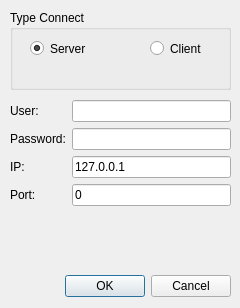
<?xml version="1.0" encoding="UTF-8"?>
<ui version="4.0">
 <class>ConnectedDialog</class>
 <widget class="QDialog" name="ConnectedDialog">
  <property name="geometry">
   <rect>
    <x>0</x>
    <y>0</y>
    <width>240</width>
    <height>308</height>
   </rect>
  </property>
  <property name="minimumSize">
   <size>
    <width>240</width>
    <height>308</height>
   </size>
  </property>
  <property name="maximumSize">
   <size>
    <width>240</width>
    <height>308</height>
   </size>
  </property>
  <property name="windowTitle">
   <string>Create connection</string>
  </property>
  <widget class="QDialogButtonBox" name="buttonBox">
   <property name="geometry">
    <rect>
     <x>10</x>
     <y>270</y>
     <width>221</width>
     <height>32</height>
    </rect>
   </property>
   <property name="orientation">
    <enum>Qt::Horizontal</enum>
   </property>
   <property name="standardButtons">
    <set>QDialogButtonBox::Cancel|QDialogButtonBox::Ok</set>
   </property>
  </widget>
  <widget class="QGroupBox" name="groupBox">
   <property name="geometry">
    <rect>
     <x>10</x>
     <y>10</y>
     <width>221</width>
     <height>80</height>
    </rect>
   </property>
   <property name="title">
    <string>Type Connect</string>
   </property>
   <widget class="QRadioButton" name="ServerButton">
    <property name="geometry">
     <rect>
      <x>20</x>
      <y>30</y>
      <width>82</width>
      <height>17</height>
     </rect>
    </property>
    <property name="text">
     <string>Server</string>
    </property>
    <property name="checked">
     <bool>true</bool>
    </property>
   </widget>
   <widget class="QRadioButton" name="ClientButton">
    <property name="geometry">
     <rect>
      <x>140</x>
      <y>30</y>
      <width>71</width>
      <height>17</height>
     </rect>
    </property>
    <property name="text">
     <string>Client</string>
    </property>
   </widget>
  </widget>
  <widget class="QWidget" name="formLayoutWidget">
   <property name="geometry">
    <rect>
     <x>10</x>
     <y>100</y>
     <width>221</width>
     <height>137</height>
    </rect>
   </property>
   <layout class="QFormLayout" name="formLayout">
    <item row="4" column="0">
     <widget class="QLabel" name="label">
      <property name="text">
       <string>IP:</string>
      </property>
     </widget>
    </item>
    <item row="5" column="1">
     <widget class="QLineEdit" name="PortEdit">
      <property name="text">
       <string>0</string>
      </property>
      <property name="maxLength">
       <number>5</number>
      </property>
     </widget>
    </item>
    <item row="5" column="0">
     <widget class="QLabel" name="label_2">
      <property name="text">
       <string>Port:</string>
      </property>
     </widget>
    </item>
    <item row="4" column="1">
     <widget class="QLineEdit" name="IPEdit">
      <property name="text">
       <string>127.0.0.1</string>
      </property>
     </widget>
    </item>
    <item row="1" column="1">
     <widget class="QLineEdit" name="UserEdit"/>
    </item>
    <item row="1" column="0">
     <widget class="QLabel" name="label_3">
      <property name="text">
       <string>User:</string>
      </property>
     </widget>
    </item>
    <item row="2" column="1">
     <widget class="QLineEdit" name="PassEdit"/>
    </item>
    <item row="2" column="0">
     <widget class="QLabel" name="label_6">
      <property name="text">
       <string>Password:</string>
      </property>
     </widget>
    </item>
   </layout>
  </widget>
 </widget>
 <resources/>
 <connections>
  <connection>
   <sender>buttonBox</sender>
   <signal>rejected()</signal>
   <receiver>ConnectedDialog</receiver>
   <slot>reject()</slot>
   <hints>
    <hint type="sourcelabel">
     <x>316</x>
     <y>260</y>
    </hint>
    <hint type="destinationlabel">
     <x>286</x>
     <y>274</y>
    </hint>
   </hints>
  </connection>
  <connection>
   <sender>buttonBox</sender>
   <signal>accepted()</signal>
   <receiver>ConnectedDialog</receiver>
   <slot>accept()</slot>
   <hints>
    <hint type="sourcelabel">
     <x>248</x>
     <y>254</y>
    </hint>
    <hint type="destinationlabel">
     <x>157</x>
     <y>274</y>
    </hint>
   </hints>
  </connection>
 </connections>
</ui>
